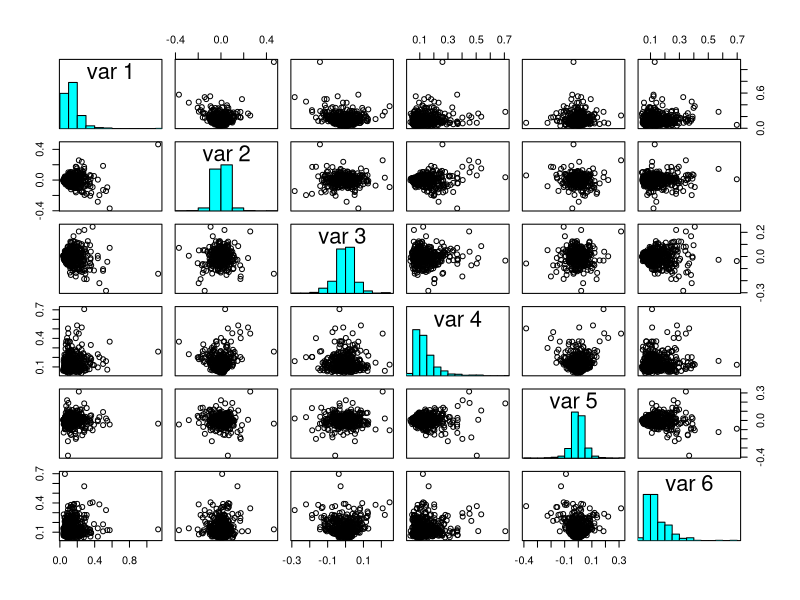
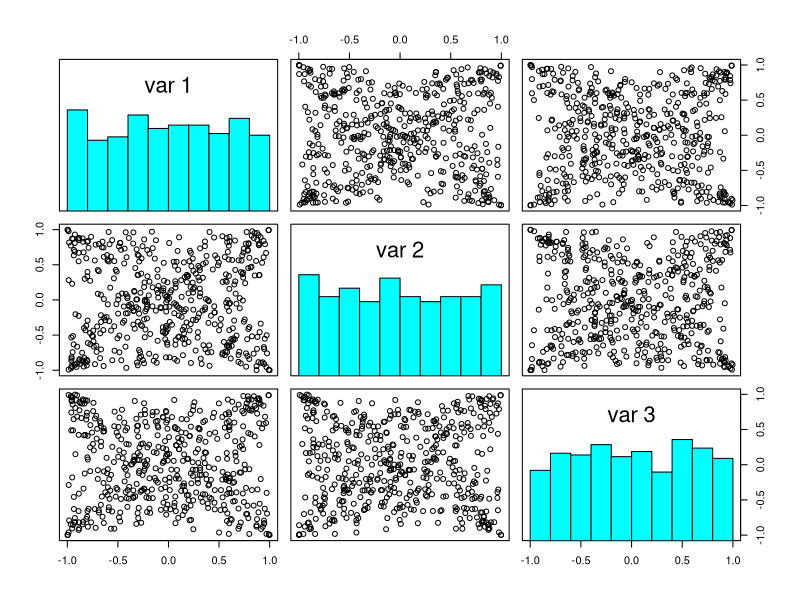

Here is the R script that generated these plots, in order:

library(MCMCpack)
library(purrr)

p <- 3
S <- diag(p)
n <- 10

riwish_tri <- function (v, S) {
  mat <- riwish(v, S)
  low_mat <- mat[lower.tri(mat, diag = TRUE)]
  return(as.numeric(low_mat))
}

panel.hist <- function(x, ...) {
   usr <- par("usr"); on.exit(par(usr))
   par(usr = c(usr[1:2], 0, 1.5) )
   h <- hist(x, plot = FALSE)
   breaks <- h$breaks; nB <- length(breaks)
   y <- h$counts; y <- y/max(y)
   rect(breaks[-nB], 0, breaks[-1], y, col = "cyan", ...)
}

cov_sim <- map(1:500, ~ riwish_tri(p + 8, S)) %>%
  reduce(rbind)
pairs(cov_sim, diag.panel = panel.hist)

summary(cov_sim)


coriwish_tri <- function (v, S) {
  mat <- riwish(v, S)
  mat_sd <- diag(diag(mat)^-0.5)
  mat <- mat_sd %*% mat %*% mat_sd
  # low_mat <- mat[lower.tri(mat, diag = TRUE)]
  low_mat <- mat[lower.tri(mat)]
  return(as.numeric(low_mat))
}

cor_sim <- map(1:500, ~ coriwish_tri(p + 1, S)) %>%
  reduce(rbind)
pairs(cor_sim, diag.panel = panel.hist)

coriwish_tri(3+1, S)

(bla <- riwish(3, S))
(var <- diag(diag(bla)^-0.5))
var %*% bla %*% var

mat <- matrix(1:3, nrow = 3, ncol = 3)
diag_mat <- diag(mat)

mat * diag_mat
t(mat) * diag_mat
# diag_mat * mat


p <- 3
A <- matrix(rnorm(p ^ 2), p)
(S <- crossprod(A))

X <- riwish(p+1, S)

sum(diag(S %*% solve(X)))
sum(S * solve(X))



library(dplyr)

test <- function (a, b) {
  a + b
}

test(3, 4)
library()
